Frame 1 (no input): blank canvas, image omitted
Frame 60 (no input): blank canvas, image omitted
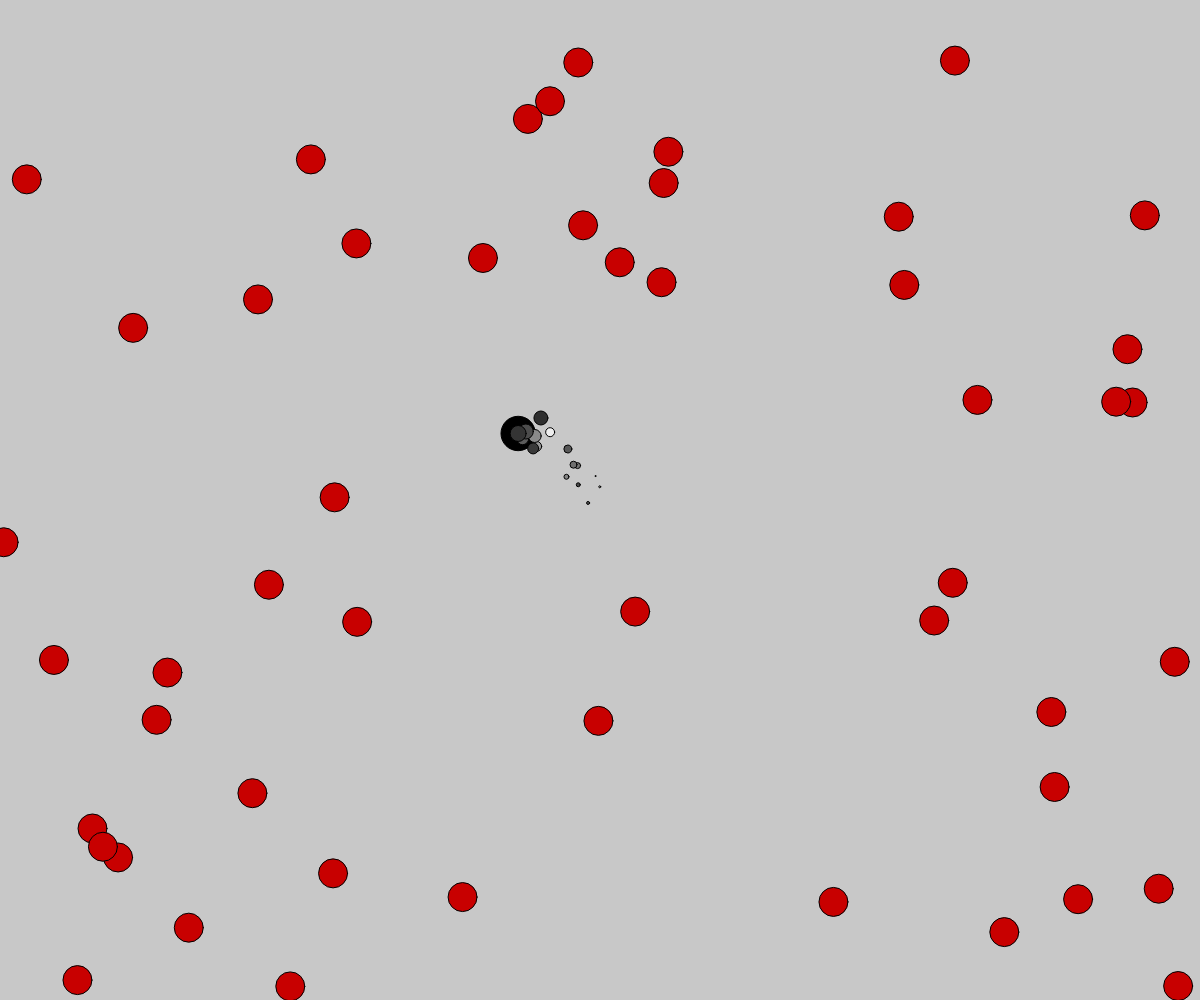
Frame 120 (the mouse pressed at the canvas centre since frame 60)

The p5.js sketch whose frames 1 and 60 were blank and that drew this single picture after the mouse press (run headless with seeded random() and noise() and a simulated clock; from frame 60 on, the mouse is pressed at the canvas centre):

// p5.js sketch
// ── sketch.js
var cells = []
var foods = []
foodNumber = 50

function setup() {
  createCanvas(windowWidth, windowHeight)
  background(200)


}

function mousePressed(){
  if (cells.length < 10){
  cell = new Cell(mouseX, mouseY)
  cells.push(cell)
  }
}

function draw() {
  background(200)

  for (var i = 0; i < cells.length; i++){
    cells[i].show()
    cells[i].move()

    if ((cells[i].x > width || cells[i].x < 0|| cells[i].y > height || cells[i].y < 0) && cells[i].diameter < 40){
      cells.splice(i, 1)
    }
    else if ((cells[i].x > width || cells[i].x < 0|| cells[i].y > height || cells[i].y < 0) && cells[i].diameter >= 40){
      cells[i].x = width/2
      cells[i].y = height/2
    }


    if (cells[i] != null ){
    for (var f = 0; f < foods.length; f ++){
      if (cells[i].collide(foods[f])){
        cells[i].diameter += 2
      foods.splice(f, 1)
        }
      }

      for (c = 0; c < cells.length; c ++){
        if (cells[c] != null){
        // if (cells[c].collide(cells[i])){
        //   if (cells[c].big(cells[i])){
        //     cells.splice(cells[i], 1)
        //     console.log("c")
        //   }
        // }
          if (cells[i].collide(cells[c])){
           if (cells[i].big(cells[c])){
            cells.splice(cells[c], 1)
            cells[i].diameter += 2
            console.log("i")
          }
        }
        }
      }
  }
  if (foods.length < foodNumber){
    food = new Food()
    foods.push(food)
  }
  for(food of foods){
    food.show()
    }
  }
}

// ── cell.js
class Cell {
  constructor(x, y) {
    this.x = x
    this.y = y
    this.history = []
    this.color = random(0, 255)
    this.diameter = random(30, 32)
  }

  move(){
    this.speedX = random(-20, 20)
    this.speedY = random(-20, 20)

    this.x += this.speedX
    this.y += this.speedY

    this.vector = createVector(this.x, this.y)
    this.history.push(this.vector)
    if (this.history.length > this.diameter/2){
      this.history.splice(0,1)
    }

  }

  show(){
    fill(random(255))
    ellipse(this.x, this.y, this.diameter, this.diameter)
    for(var i = 0; i < this.history.length; i ++){
      this.pos = this.history[i]
      fill(random(255))
      ellipse(this.pos.x, this.pos.y, i, i)
      }
  }

  collide(other){
    this.distance = dist(this.x, this.y, other.x, other.y)
    if (this.distance < this.diameter/2){
      return true
    }
    else{
      return false
    }
  }
  big(other){
    if (this.diameter > other.diameter){
      return true
    } else {
      return false
    }
  }
}

// ── food.js
class Food {
  constructor() {
    this.diameter = 29
    this.x = random(width)
    this.y = random(height)
  }
  show(){
    fill(200, 0, 0)
    ellipse(this.x, this.y, this.diameter, this.diameter)
  }
}
